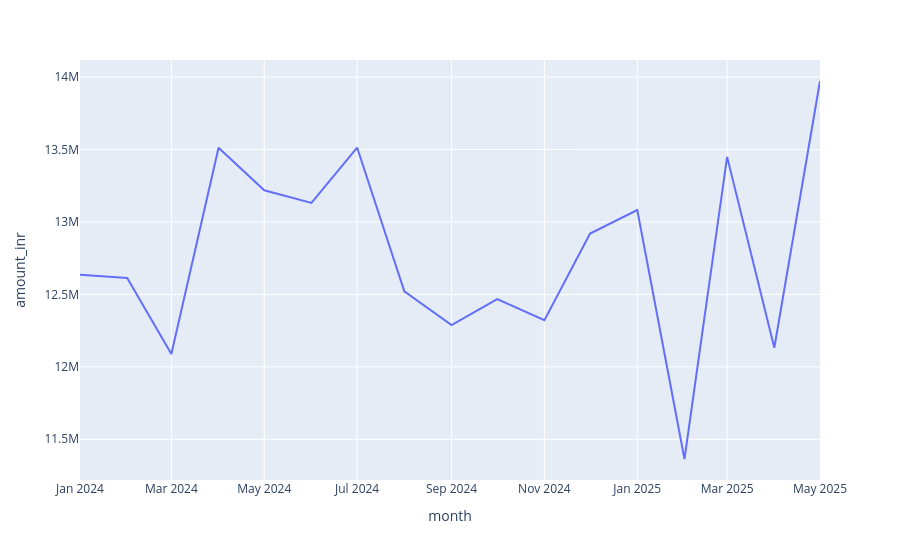

Notebook cell for this chart:
### Code cell
max_row = monthly_sip.loc[
    monthly_sip["amount_inr"].idxmax()
]

fig.add_annotation(
    x=max_row["month"],
    y=max_row["amount_inr"],
    text="Highest SIP Inflow",
    showarrow=True,
    arrowhead=2
)
fig = px.line(
    monthly_sip,
    x="month",
    y="amount_inr"
)

fig.show()

### Figure 1 — Plotly figure (JSON) as saved in the notebook; plotly's stock layout.template omitted (floating-point values rounded to 4 significant figures)
{"data": [{"hovertemplate": "month=%{x}<br>amount_inr=%{y}<extra></extra>", "legendgroup": "", "line": {"color": "#636efa", "dash": "solid"}, "marker": {"symbol": "circle"}, "mode": "lines", "name": "", "orientation": "v", "showlegend": false, "type": "scatter", "x": ["2024-01", "2024-02", "2024-03", "2024-04", "2024-05", "2024-06", "2024-07", "2024-08", "2024-09", "2024-10", "2024-11", "2024-12", "2025-01", "2025-02", "2025-03", "2025-04", "2025-05"], "xaxis": "x", "y": [12635349, 12613376, 12088413, 13512385, 13218606, 13131150, 13513884, 12521433, 12288778, 12467875, 12321673, 12920130, 13082145, 11363922, 13449360, 12132001, 13973011], "yaxis": "y"}], "layout": {"legend": {"tracegroupgap": 0}, "margin": {"t": 60}, "xaxis": {"anchor": "y", "domain": [0, 1], "title": {"text": "month"}}, "yaxis": {"anchor": "x", "domain": [0, 1], "title": {"text": "amount_inr"}}}}
